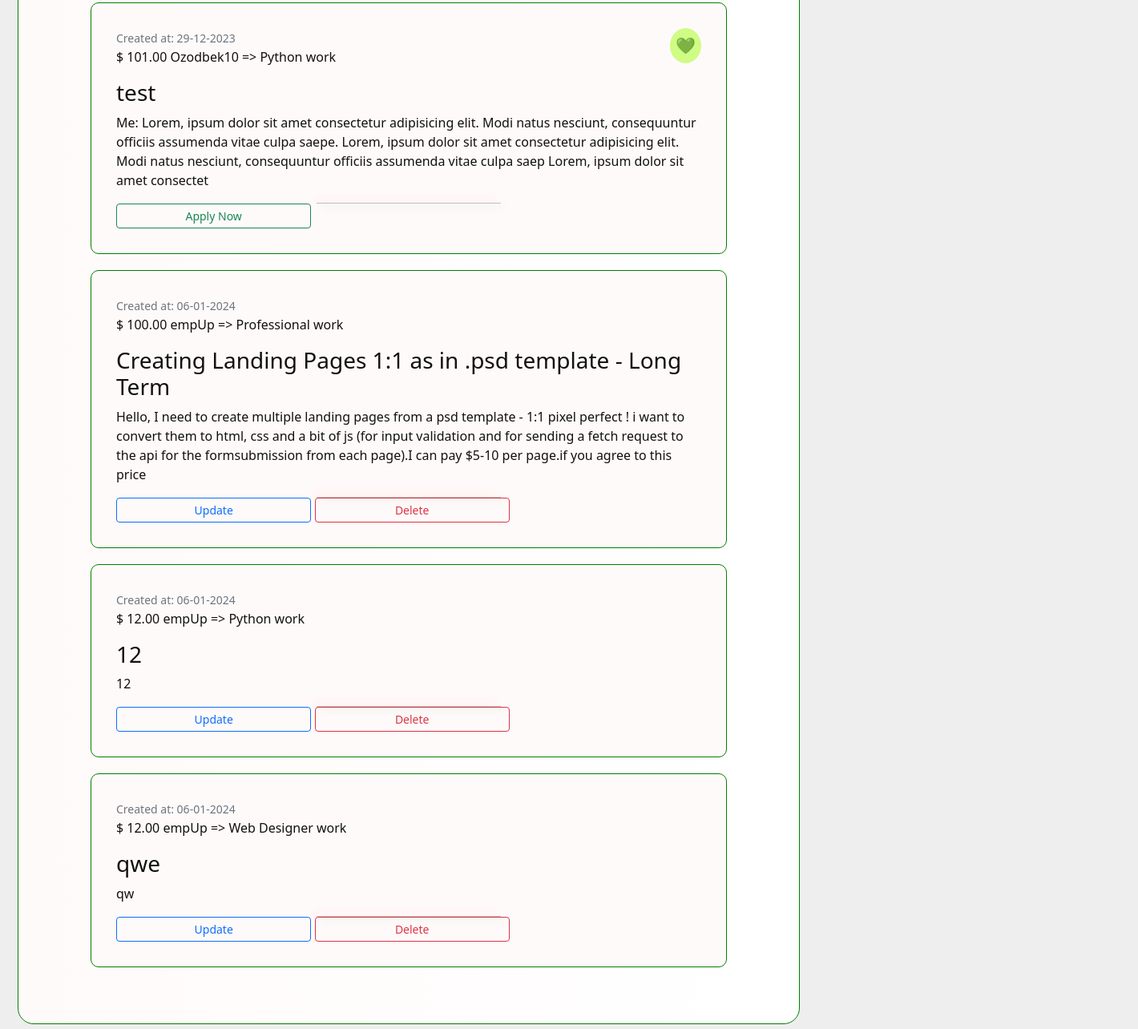
The page /jobs/ (signed in, lower part) on the database as committed earlier.
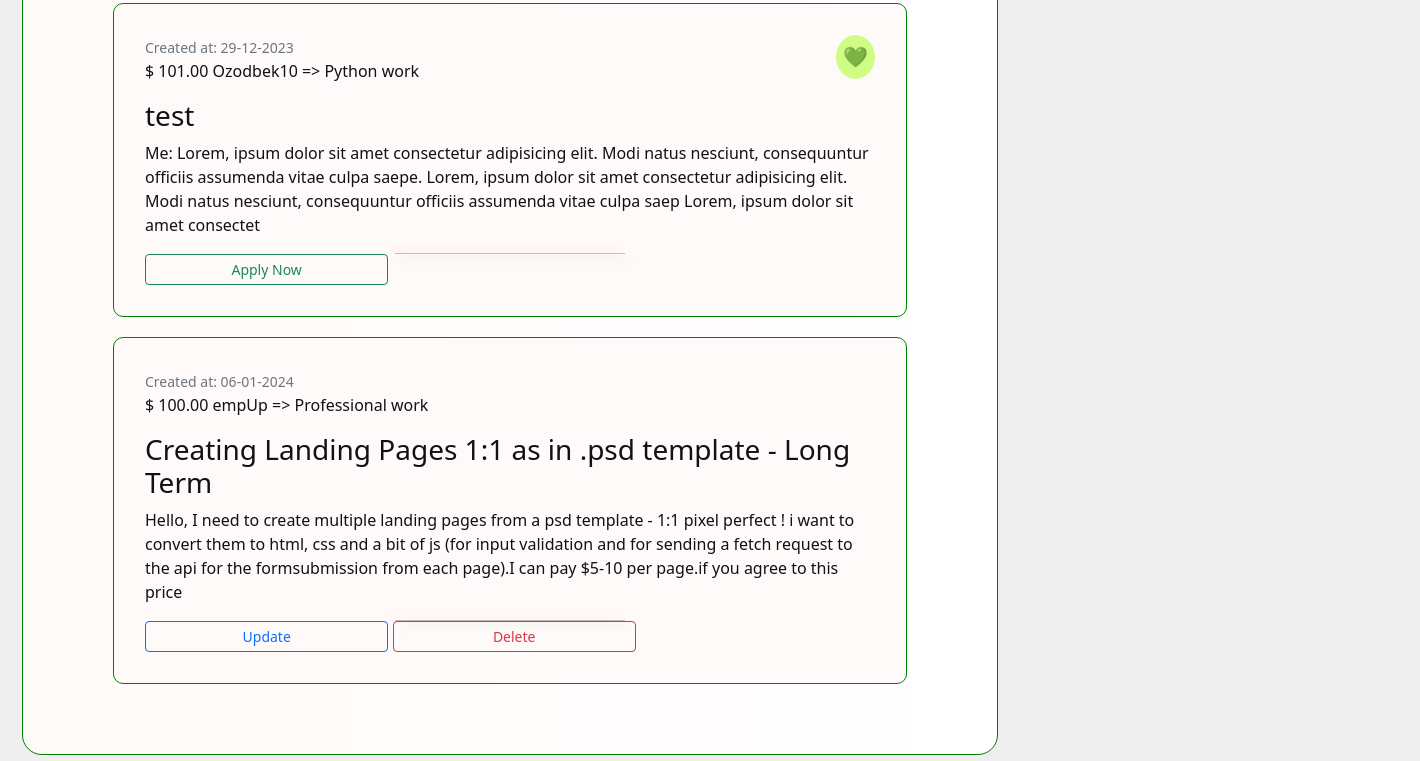
The same page on the database as committed later.
### books/models.py (models this page shows, shortened)
class Books(models.Model):
    title: str = models.CharField(max_length=100)
    description: str = models.TextField(max_length=500)
    author: User = models.ForeignKey(User, on_delete=models.SET_NULL,
                                     null=True, blank=True)
    genre: str = models.CharField(max_length=25)
    is_available: bool = models.BooleanField(default=True)
    price: float = models.DecimalField(max_digits=5, decimal_places=2)
    created: datetime = models.DateTimeField(auto_now_add=True)
    image = models.ImageField(
        default='books/book_default_img.png', upload_to="books")
    objects = models.Manager()  # default
    c_objects = BooksManager()  # custom manager

### books/views.py (the view)
# urls.py: path("", BooksListView.as_view(), name="books_view"),
class BooksListView(ListView):
    modal = Books
    template_name = 'jobs.html'
    def get_queryset(self):
        return Books.objects.all()

### books/templates/jobs.html (shortened to what this page needs)
{% extends 'base.html' %}
{% load static %}
{% load django_bootstrap5 %}
{% block content %}
  <br />
  <br /><br />
  <div class="leftss">
    <div class="ch_1">
      <br />
      <div class="container-fluid">
        <div class="all-books">
          <br><br>
          {% if object_list %}
            {% for book in object_list %}
              <div class="book">
                <div class="book-header">
                  <small class="text-secondary">Created at: {{ book.created|date:'d-m-Y' }}
                  </small>
                  {% if book.author.id == request.user.id %}
                  {% else %}
                  <span class="save"><a href="{% url 'add_to_wishlist' book.id %}">💚</a></span>
                  {% endif %}
                  <p class="book-cost">$ {{ book.price }} {{ book.author }} => {{ book.genre }} work</p>
                </div>
                <h3>{{ book.title }}</h3>
                <p>{{ book.description }}</p>
                  <div class="book-footer">
                    <hr />
                    {% if book.author.id == request.user.id %}
                      <a href="{% url 'update_book' book.id %}" class="btn btn-sm col-sm-4 btn-outline-primary">Update</a>
                      <a href="{% url 'delete_book' book.id %}" class="btn btn-sm col-sm-4 btn-outline-danger">Delete</a>
                    {% else %}
                      <a href="{% url 'book_details' book.id %}" class="btn btn-sm col-sm-4 btn-outline-success">Apply Now</a>
                    {% endif %}
                  </div>
              </div>
            {% endfor %}
          {% else %}
            <p>No jobs found</p>
          {% endif %}
        </div>
      </div>
    </div>
  </div>
{% endblock %}

### templates/base.html (shortened to what this page needs)
{% load static %}
{% load django_bootstrap5 %}
<!DOCTYPE html>
<html lang="en">
  <head>
    {% bootstrap_css %}
    <link rel="stylesheet" type="text/css" href="{% static 'css/base.css' %}" />
    <link rel="stylesheet" type="text/css" href="{% static 'css/navbar.css' %}" />
  </head>
  <body>
    {% if user.is_authenticated %}
      <main id="logged-in-menu">
        <div>
        </div>
        <div>
          {% block content %}
          {% endblock %}
        </div>
      </main>
    {% endif %}
  </body>
</html>

### static/css/base.css (style rules this page uses)
* { padding: 0; margin: 0; box-sizing: border-box; transition: 0.2s ease-out; }
body { background-color: #eee; color: #111; }
main#logged-in-menu { min-height: 100vh; display: grid; grid-template-columns: 50px 1fr; gap: 10px; background-color: #eee; }
main#logged-in-menu > div { position: relative; }
main#logged-in-menu > div:first-child { border-radius: 0 10px 10px 0; }
main#logged-in-menu > div:last-child { padding: 10px; }
.end b, h4, p { cursor: pointer; }
hr { box-shadow: 1px 1px 1px gray, -1px -1px 1px rgb(46, 45, 45); width: 1200px; }

### static/css/navbar.css (style rules this page uses)
* { margin: 0; padding: 0; box-sizing: border-box; transition: 0.3s; }

Rows that differ between the two databases and show on the page:
removed Books: created "06-01-2024", price "12.00", author "empUp", genre "Python", title "12", description "12", shows "Update"
removed Books: created "06-01-2024", price "12.00", author "empUp", genre "Web Designer", title "qwe", description "qw", shows "Update"
